Frame 1 (no input): blank canvas, image omitted
Frame 60 (no input): blank canvas, image omitted
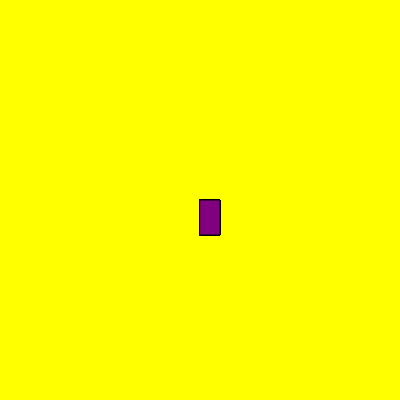
Frame 120 (the mouse pressed at the canvas centre since frame 60)

The p5.js sketch whose frames 1 and 60 were blank and that drew this single picture after the mouse press (run headless with seeded random() and noise() and a simulated clock; from frame 60 on, the mouse is pressed at the canvas centre):

// p5.js sketch
// ── sketch.js
function setup() {
    createCanvas(400, 400);
    background("yellow")
  }
  
  function draw() {
    stroke("black");
    fill("purple");
    
    
    if (mouseIsPressed) {
      rect(mouseX, mouseY, 20, 35);
    }
  }
  
  
  
  
  
  
